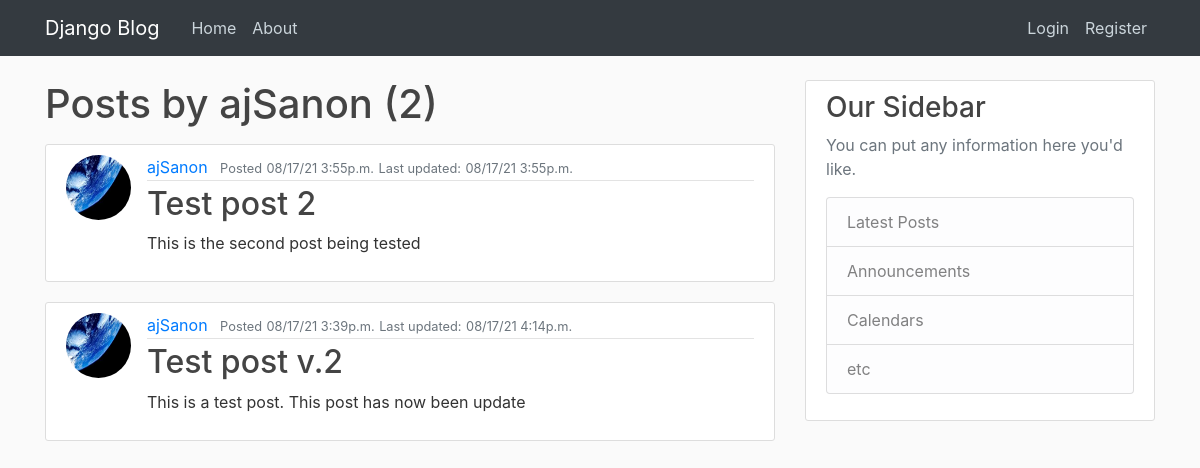
Page /user/ajSanon on the earlier database version.
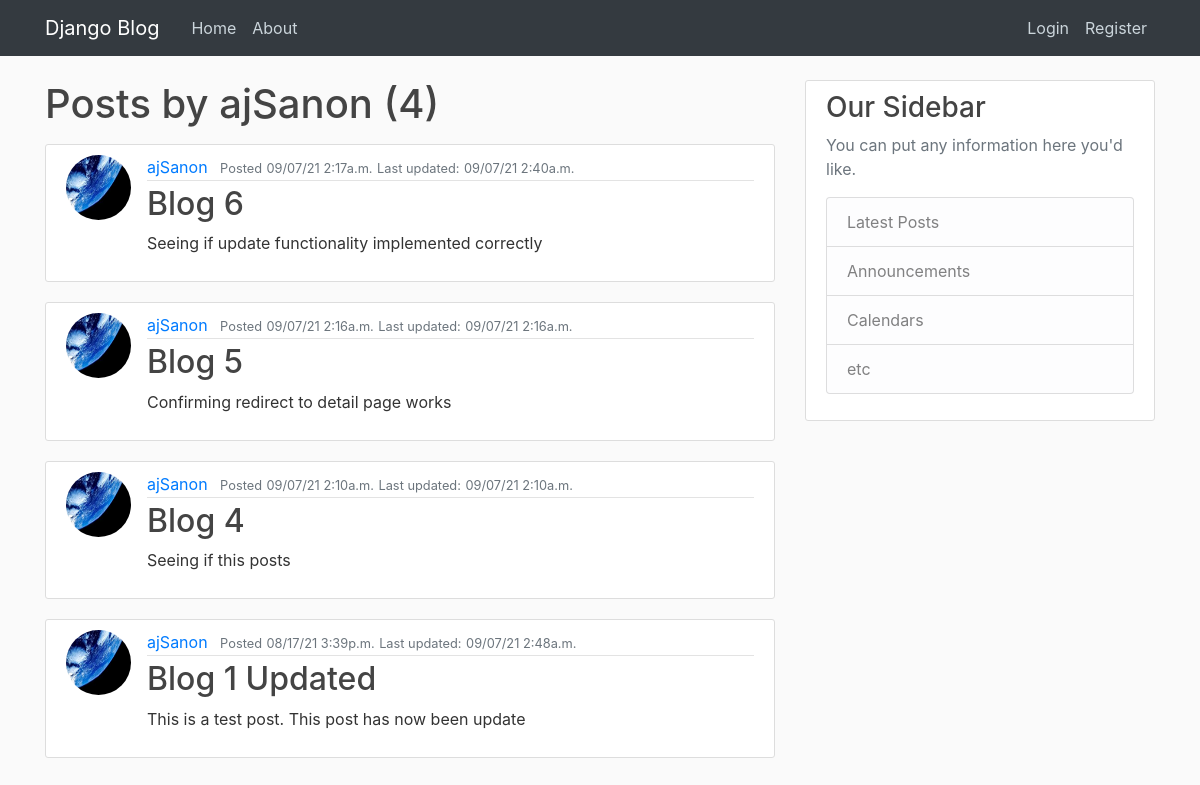
Same page on the later database version.
### blog/models.py (models this page shows, shortened)
class Post(models.Model):
    title = models.CharField(max_length = 100)      #characters field with max length rescription of 100
    content = models.TextField()
    date_posted = models.DateTimeField(default = timezone.now)
    last_modified = models.DateTimeField(auto_now= True) #every time post is changed this will be set the time it was sent
    author = models.ForeignKey(User, on_delete=models.CASCADE) #if user is deleted, delete the post as well

### users/models.py (models this page shows, shortened)
class Profile(models.Model):
    user = models.OneToOneField(User, on_delete= models.CASCADE)  # Creates reverse relational link with user
    image = models.ImageField(default = 'default.jpg', upload_to = 'profile_pics')  # profile_pics is a directory
    bio = models.TextField(blank = 'true', default = 'My profile')

### blog/views.py (the view)
# urls.py: path('user/<str:username>', UserPostListView.as_view(), name = 'user-posts'),
class UserPostListView(ListView):
    model = Post
    template_name = 'blog/user_posts.html' # <app>/<model>_<viewtype>.html
    context_object_name = 'posts'
    paginate_by = 4 # Sets num of posts per page
    def get_queryset(self):   #Overriden function
        user = get_object_or_404(User, username=self.kwargs.get('username'))
        return Post.objects.filter(author = user).order_by('-date_posted')

### blog/templates/blog/user_posts.html (shortened to what this page needs)
{% extends "blog/base.html" %}
{% block content %}
    <h1 class = "mb-3">Posts by {{ view.kwargs.username }} ({{page_obj.paginator.count}})</h1>
    {% for post in posts %}
        <article class="media content-section">
            <img class = "rounded-circle article-img" src="{{post.author.profile.image.url}}">
            <div class="media-body">
            <div class="article-metadata">
                <a class="mr-2" href="{% url 'user-posts' post.author.username %}">{{ post.author }}</a>
                <small class="text-muted">Posted</small>
                <small class="text-muted">{{ post.date_posted|date:"m/d/y fa" }}</small>
                <small class = "text-muted">Last updated:</small>
                <small class="text-muted">{{post.last_modified| date:"m/d/y fa" }}</small>
            </div>
            <h2><a class="article-title" href= "{% url 'post-detail' post.id %}">{{ post.title }}</a></h2>
            <p class="article-content">{{ post.content }}</p>
            </div>
        </article>
    {% endfor %}
{% endblock content %}

### blog/templates/blog/base.html (shortened to what this page needs)
{% load static %}
<!DOCTYPE html>
<html>
<head>
    <link rel="stylesheet" href="https://maxcdn.bootstrapcdn.com/bootstrap/4.0.0/css/bootstrap.min.css">
    <link rel="stylesheet" type="text/css" href="{% static 'blog/main.css' %}">
</head>
<body>
    <header class="site-header">
        <nav class="navbar navbar-expand-md navbar-dark bg-dark fixed-top">
          <div class="container">
            <a class="navbar-brand mr-4" href="{% url 'blog-home' %}">Django Blog</a>
            <div class="collapse navbar-collapse" id="navbarToggle">
              <div class="navbar-nav mr-auto">
                {% if user.is_authenticated %}
                  <a class="nav-item nav-link" href="{% url 'blog-home' %}">Home</a>
                {% else %}
                  <a class="nav-item nav-link" href="{% url 'login' %}">Home</a>
                {% endif %}
                <a class="nav-item nav-link" href="{% url 'blog-about' %}">About</a>
              </div>
              <div class="navbar-nav">
                {% if user.is_authenticated %}
                  <a class="nav-item nav-link" href="{% url 'post-create' %}">New Post</a>
                  <a class="nav-item nav-link" href="{% url 'profile' %}">Profile</a>
                  <a class="nav-item nav-link" href="{% url 'logout' %}">Logout</a>
                {% else %}
                  <a class="nav-item nav-link" href="{% url 'login' %}">Login</a>
                  <a class="nav-item nav-link" href="{% url 'register' %}">Register</a>
                {% endif %}
              </div>
            </div>
          </div>
        </nav>
    </header>
    <main role="main" class="container">
        <div class="row">
        <div class="col-md-8">
            {% block content %}{% endblock %}
        </div>
        <div class="col-md-4">
            <div class="content-section">
            <h3>Our Sidebar</h3>
            <p class='text-muted'>You can put any information here you'd like.
                <ul class="list-group">
                <li class="list-group-item list-group-item-light">Latest Posts</li>
                <li class="list-group-item list-group-item-light">Announcements</li>
                <li class="list-group-item list-group-item-light">Calendars</li>
                <li class="list-group-item list-group-item-light">etc</li>
                </ul>
            </p>
            </div>
        </div>
        </div>
    </main>
</body>
</html>

### blog/static/blog/main.css (style rules this page uses)
body { background: #fafafa; color: #333333; margin-top: 5rem; }
h1, h2, h3, h4, h5, h6 { color: #444444; }
ul { margin: 0; }
.site-header .navbar-nav .nav-link { color: #cbd5db; }
.content-section { background: #ffffff; padding: 10px 20px; border: 1px solid #dddddd; border-radius: 3px; margin-bottom: 20px; }
.article-title { color: #444444; }
.article-content { white-space: pre-line; }
.article-img { height: 65px; width: 65px; margin-right: 16px; }
.article-metadata { padding-bottom: 1px; margin-bottom: 4px; border-bottom: 1px solid #e3e3e3 }

Differences in the rows shown:
removed Post: author.profile.image (picture), author "ajSanon", date_posted "08/17/21 3:55p.m.", last_modified "08/17/21 3:55p.m.", title "Test post 2", content "This is the second post being tested"
added Post: author.profile.image (picture), author "ajSanon", date_posted "09/07/21 2:17a.m.", last_modified "09/07/21 2:40a.m.", title "Blog 6", content "Seeing if update functionality implemented correctly"
added Post: author.profile.image (picture), author "ajSanon", date_posted "09/07/21 2:16a.m.", last_modified "09/07/21 2:16a.m.", title "Blog 5", content "Confirming redirect to detail page works"
added Post: author.profile.image (picture), author "ajSanon", date_posted "09/07/21 2:10a.m.", last_modified "09/07/21 2:10a.m.", title "Blog 4", content "Seeing if this posts"
changed Post "This is a test post. This post has now been update": last_modified "08/17/21 4:14p.m." → "09/07/21 2:48a.m."; title "Test post v.2" → "Blog 1 Updated"
Other differences:
{{ page_obj.paginator.count }}: "2" → "4"
